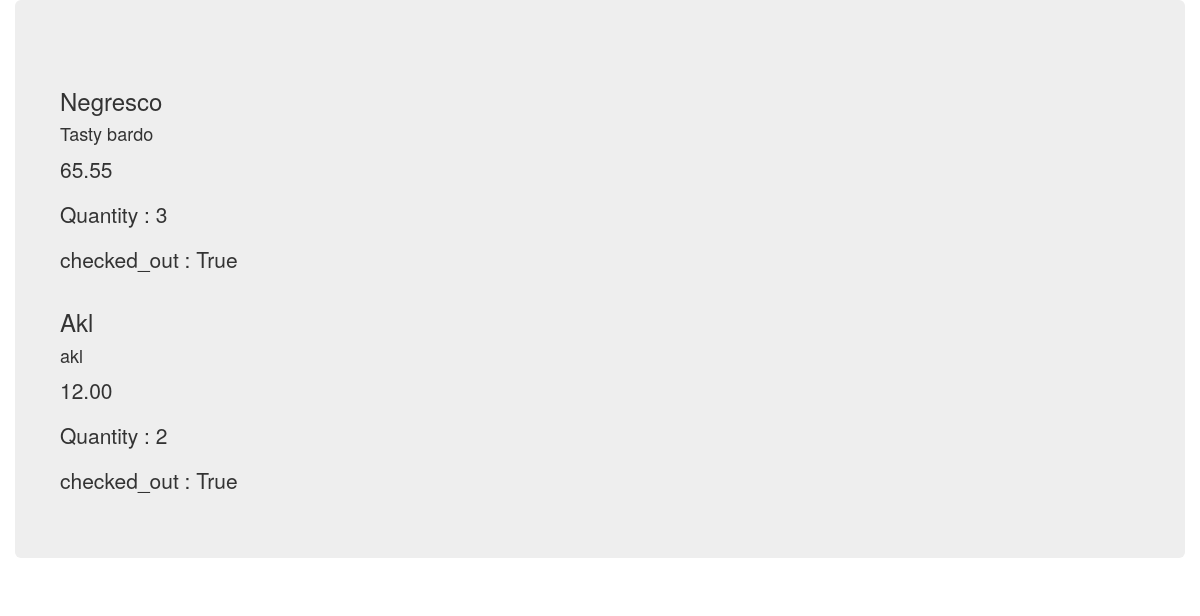
/cartItems/14 (signed in), run on the app's committed database.
### menus/models.py (models this page shows, shortened)
class Order(models.Model):
    cart = models.ForeignKey('Cart', related_name='cart', on_delete=models.CASCADE)
    Item = models.ForeignKey('Item',related_name='item', on_delete=models.CASCADE)
    quantity = models.PositiveIntegerField(default=1)
    class Meta:
        verbose_name = ("Order")
        verbose_name_plural = ("Orders")

class Item(models.Model):
    name = models.CharField(max_length = 100)
    description = models.CharField(max_length = 200)
    price = models.DecimalField(max_digits=5, decimal_places=2)
    restaurant = models.ForeignKey('Restaurant', on_delete=models.CASCADE)
    class Meta:
        verbose_name = ("Item")
        verbose_name_plural = ("Items")

### menus/views.py (the view)
# urls.py: path('cartItems/<int:cart_id>', cart_items, name='cart_items'),
@login_required
def cart_items(request, cart_id):
    cart = Cart.objects.get(pk=cart_id)
    if cart.user != request.user:
        return HttpResponseNotAllowed("this cart id doesn't belong to you")
    else:
        order = Order.objects.filter(cart=cart)
        return render(request, "show_cart_order.html", context={"items": order,'checked':cart.checked_out})

### templates/show_cart_order.html (shortened to what this page needs)
<head>
        <link rel="stylesheet" href="https://maxcdn.bootstrapcdn.com/bootstrap/3.4.0/css/bootstrap.min.css">
    </head>
    <body>
        <div class="container">
            <div class="row">
                <div class="jumbotron jumbotron-fluid">
                    {% for record in items %}
                    <div class="row">
                        <h3>{{record.Item.name}}</h3>
                        <h4>{{record.Item.description}}</h4>
                        <p>{{record.Item.price}}</p>
                        <p> Quantity : {{record.quantity}}</p>
                        <p>checked_out : {{checked}}</p>
                    </div>
                    {% endfor %}
                </div>
            </div>
        </div>
    </body>

### data on the page
Order: Item.name "Negresco", Item.description "Tasty bardo", Item.price "65.55", quantity "3", checked "True"
Order: Item.name "Akl", Item.description "akl", Item.price "12.00", quantity "2", checked "True"
